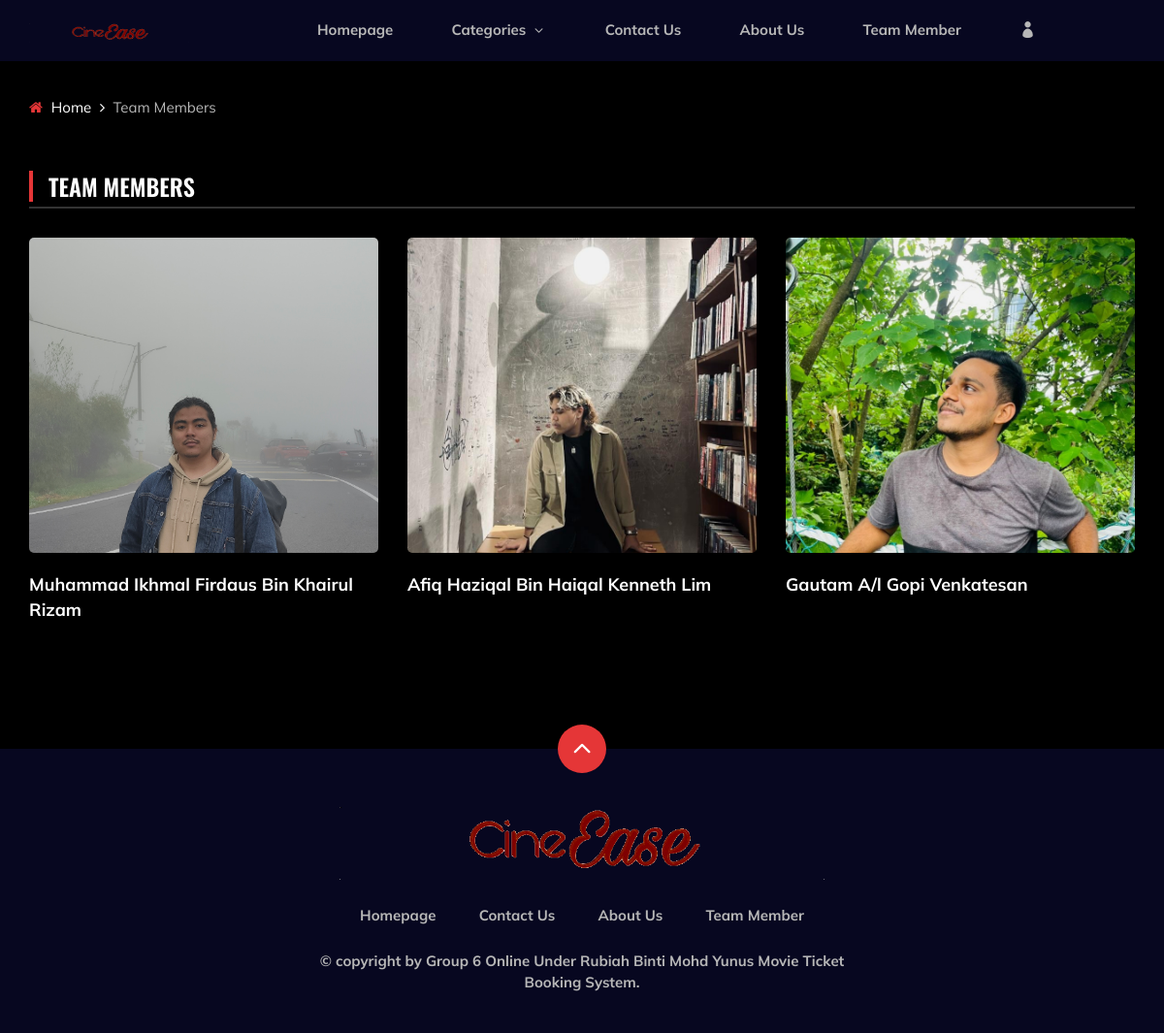
/team_member.php, run on the app's committed database.
### tables this page shows
CREATE TABLE `team_member` (
  `team_id` int(11) NOT NULL,
  `fullname` varchar(255) NOT NULL,
  `description` varchar(255) NOT NULL,
  `age` int(11) NOT NULL,
  `date_of_birth` date NOT NULL,
  `status` varchar(255) NOT NULL,
  `genre` varchar(255) NOT NULL,
  `city` varchar(255) NOT NULL,
  `negeri` varchar(255) NOT NULL,
  `studying` varchar(255) NOT NULL,
  `university` varchar(255) NOT NULL,
  `student_id` int(30) NOT NULL,
  `img_link` varchar(255) NOT NULL
);

### team_member.php (the view, shortened to what this page needs)
<?php
include('config/config.php');
$sql = "SELECT * FROM team_member";
$result = mysqli_query($link, $sql);
?>
<!DOCTYPE html>
<html lang="zxx">
<head>
    <link rel="stylesheet" href="css/bootstrap.min.css" type="text/css">
    <link rel="stylesheet" href="css/font-awesome.min.css" type="text/css">
    <link rel="stylesheet" href="css/elegant-icons.css" type="text/css">
    <link rel="stylesheet" href="css/plyr.css" type="text/css">
    <link rel="stylesheet" href="css/nice-select.css" type="text/css">
    <link rel="stylesheet" href="css/owl.carousel.min.css" type="text/css">
    <link rel="stylesheet" href="css/slicknav.min.css" type="text/css">
    <link rel="stylesheet" href="css/style.css" type="text/css">
</head>
<body>
    <?php include('inc/header.php'); ?>
    <div class="breadcrumb-option">
        <div class="container">
            <div class="row">
                <div class="col-lg-12">
                    <div class="breadcrumb__links">
                        <a href="index.php"><i class="fa fa-home"></i> Home</a>
                        <span>Team Members</span>
                    </div>
                </div>
            </div>
        </div>
    </div>
    <section class="product-page spad">
        <div class="container">
            <div class="row">
                <div class="col-lg-12">
                    <div class="product__page__content">
                        <div class="product__page__title">
                            <div class="row">
                                <div class="col-lg-8 col-md-8 col-sm-6">
                                    <div class="section-title">
                                        <h4>Team Members</h4>
                                    </div>
                                </div>
                            </div>
                        </div>
                        <div class="row">
                            <?php
                            while ($row = mysqli_fetch_assoc($result)) :
                                $team_id = $row['team_id'];
                                $fullname = htmlspecialchars($row['fullname']);
                                $img_link = htmlspecialchars($row['img_link']);
                            ?>
                                <div class="col-lg-4 col-md-6 col-sm-6">
                                    <div class="product__item">
                                        <div class="product__item__pic set-bg" data-setbg="admin/<?php echo $img_link; ?>">
                                        </div>
                                        <div class="product__item__text">
                                            <h5><a href="View_team.php?team_id=<?php echo $team_id; ?>"><?php echo $fullname; ?></a></h5>
                                        </div>
                                    </div>
                                </div>
                            <?php endwhile; ?>
                        </div>
                    </div>
                </div>
            </div>
        </div>
    </section>
    <?php include('inc/footer.php'); ?>
</body>
</html>

### css/style.css (style rules this page uses)
html, body { height: 100%; font-family: "Mulish", sans-serif; -webkit-font-smoothing: antialiased; background: #000000; }
h1, h2, h3, h4, h5, h6 { margin: 0; color: #111111; font-weight: 400; font-family: "Mulish", sans-serif; }
h4 { font-size: 24px; }
h5 { font-size: 18px; }
.section-title { margin-bottom: 30px; }
.section-title h4, .section-title h5 { color: #ffffff; font-weight: 600; line-height: 21px; text-transform: uppercase; padding-left: 20px; position: relative; font-family: "Oswald", sans-serif; }
.section-title h4:after, .section-title h5:after { position: absolute; left: 0; top: -6px; height: 32px; width: 4px; background: #e53637; content: ""; }
.set-bg { background-repeat: no-repeat; background-size: cover; background-position: top center; }
.spad { padding-top: 100px; padding-bottom: 100px; }
.product-page { padding-top: 60px; }
.product__item { margin-bottom: 30px; }
.product__item__pic { height: 325px; position: relative; border-radius: 5px; }
.product__item__text { padding-top: 20px; }
.product__item__text h5 a { color: #ffffff; font-weight: 700; line-height: 26px; }
.product__page__title { border-bottom: 2px solid rgba(255, 255, 255, 0.2); padding-bottom: 10px; margin-bottom: 30px; }
.product__page__title .section-title { margin-bottom: 0; }
.breadcrumb-option { padding-top: 35px; }
.breadcrumb__links a { font-size: 15px; color: #ffffff; margin-right: 18px; display: inline-block; position: relative; }
.breadcrumb__links a i { margin-right: 5px; color: #e53637; }
.breadcrumb__links a:after { position: absolute; right: -14px; top: 0; content: ""; font-family: "FontAwesome"; }
.breadcrumb__links span { font-size: 15px; color: #b7b7b7; display: inline-block; }
@media only screen and (min-width: 1200px) { .container { max-width: 1170px; } }

### data on the page
team_member: shows a picture, fullname "Muhammad Ikhmal Firdaus Bin Khairul Rizam"
team_member: shows a picture, fullname "Afiq Haziqal Bin Haiqal Kenneth Lim"
team_member: shows a picture, fullname "Gautam A/l Gopi Venkatesan"
